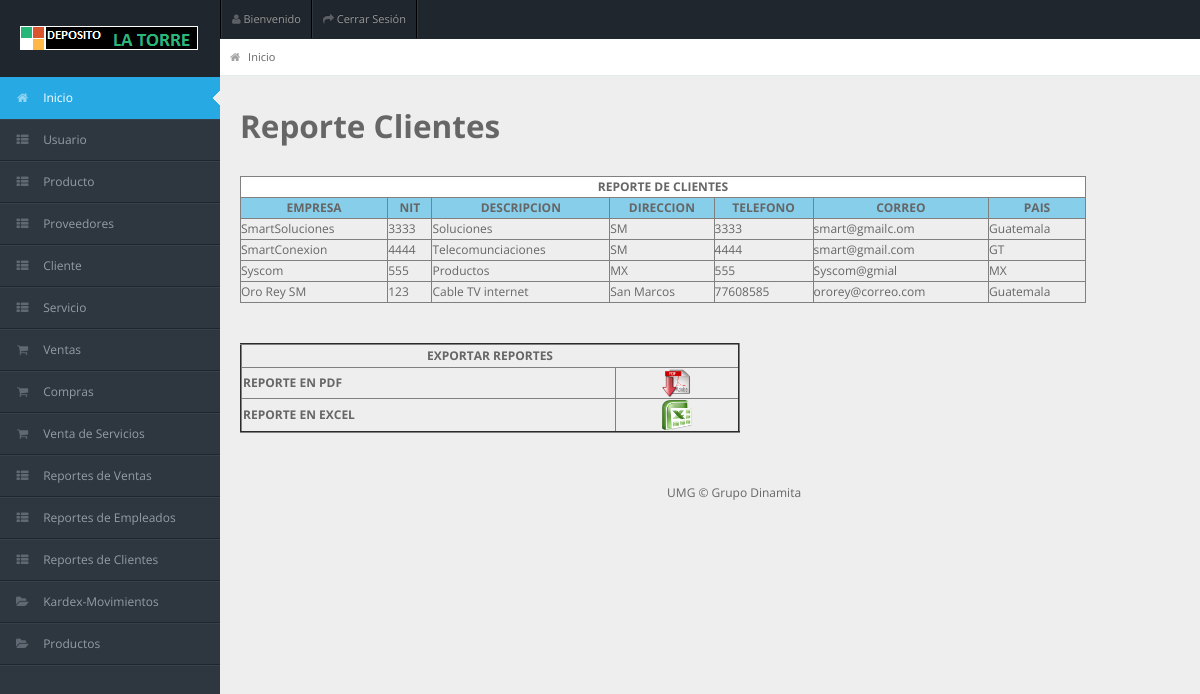
The page /clientes.php on the database its author committed.
### tables this page shows
CREATE TABLE `empresa_cliente` (
  `id_empresa` int(11) NOT NULL AUTO_INCREMENT,
  `nombre_emp` varchar(45) NOT NULL,
  `nit_emp` int(11) NOT NULL,
  `descripcion_emp` varchar(45) DEFAULT NULL,
  `dir_emp` varchar(45) DEFAULT NULL,
  `tel_emp` varchar(20) DEFAULT NULL,
  `email_emp` varchar(45) DEFAULT NULL,
  `pais_emp` varchar(45) DEFAULT NULL,
  PRIMARY KEY (`id_empresa`)
);

### clientes.php (the view, shortened to what this page needs)
<!DOCTYPE html>
<html lang="en">
<head>
<link rel="stylesheet" href="css/bootstrap.min.css" />
<link rel="stylesheet" href="css/bootstrap-responsive.min.css" />
<link rel="stylesheet" href="css/fullcalendar.css" />
<link rel="stylesheet" href="css/matrix-style.css" />
<link rel="stylesheet" href="css/matrix-media.css" />
<link href="font-awesome/css/font-awesome.css" rel="stylesheet" />
<link rel="stylesheet" href="css/jquery.gritter.css" />
</head>
<body>
<div id="header">
  <h1><a href="dashboard.html">Antenas y Servicios</a></h1>
</div>
<div id="user-nav" class="navbar navbar-inverse">
  <ul class="nav">
    <li  class="dropdown" id="profile-messages" ><a title="" href="#" data-toggle="dropdown" data-target="#profile-messages" class="dropdown-toggle"><i class="icon icon-user"></i>  <span class="text">Bienvenido</span><b ></b></a>
    </li>
    <li class=""><a title="" href="index.php"><i class="icon icon-share-alt"></i> <span class="text">Cerrar Sesión</span></a></li>
  </ul>
</div>
<div id="sidebar"><a href="#" class="visible-phone"><i class="icon icon-home"></i>Menú</a>
  <ul>
    <li class="active"><a href="inicio.php"><i class="icon icon-home"></i> <span>Inicio</span></a> </li>
    <li class="submenu"> <a href="#"><i class="icon icon-th-list"></i> <span>Usuario</span> <span class="label label-important"></span></a>
    </li>
    <li class="submenu"> <a href="#"><i class="icon icon-th-list"></i> <span>Producto</span> <span class="label label-important"></span></a>
    </li>
    <li class="submenu"> <a href="#"><i class="icon icon-th-list"></i> <span>Proveedores</span> <span class="label label-important"></span></a>
    </li>
    <li class="submenu"> <a href="#"><i class="icon icon-th-list"></i> <span>Cliente</span> <span class="label label-important"></span></a>
    </li>
        <li class="submenu"> <a href="#"><i class="icon icon-th-list"></i> <span>Servicio</span> <span class="label label-important"></span></a>
    </li>
    <li class="submenu"> <a href="#"><i class="icon-shopping-cart"></i> <span>Ventas</span> <span class="label label-important"></span></a>
    </li>
  <li class="submenu"> <a href="#"><i class="icon-shopping-cart"></i> <span>Compras</span> <span class="label label-important"></span></a>
    </li>
            <li class="submenu"> <a href="#"><i class="icon-shopping-cart"></i> <span>Venta de Servicios</span> <span class="label label-important"></span></a>
    </li>
    <li class="submenu"> <a href="#"><i class="icon icon-th-list"></i> <span>Reportes de Ventas</span> <span class="label label-important"></span></a>
    </li>
    <li class="submenu"> <a href="#"><i class="icon icon-th-list"></i> <span>Reportes de Empleados </span> <span class="label label-important"></span></a>
    </li>
    <li class="submenu"> <a href="#"><i class="icon icon-th-list"></i> <span>Reportes de Clientes</span> <span class="label label-important"></span></a>
    </li>
     <li class="sumbmenu "><a href="movimientos.php"><i class="icon-folder-open"></i> <span>Kardex-Movimientos</span></a> </li>
  <li class="sumbmenu "><a href="productos.php"><i class="icon-folder-open"></i> <span>Productos</span></a> </li>
  </ul>
</div>
<div id="content">
  <div id="content-header">
    <div id="breadcrumb"> <a href="inicio.php" title="Go to Home" class="tip-bottom"><i class="icon-home"></i> Inicio</a></div>
  </div>
  <div class="container-fluid">
<br>
<h2> Reporte Clientes</h2>
<table width="90%" border="1" cellspacing="0" cellpadding="0">
  <tr>
    <td colspan="7" bgcolor="white"><CENTER><strong>REPORTE DE CLIENTES</strong></CENTER></td>
  </tr>
  <tr bgcolor="skyblue">
    <td><CENTER><strong>EMPRESA</strong></CENTER></td>
    <td><CENTER><strong>NIT</strong></CENTER></td>
	<td><CENTER><strong>DESCRIPCION</strong></CENTER></td>
    <td><CENTER><strong>DIRECCION</strong></CENTER></td>
	<td><CENTER><strong>TELEFONO</strong></CENTER></td>
	<td><CENTER><strong>CORREO</strong></CENTER></td>
	<td><CENTER><strong>PAIS</strong></CENTER></td>
  </tr>
<?php
$sql=mysql_query("select nombre_emp,nit_emp,descripcion_emp,dir_emp,tel_emp,email_emp,pais_emp from empresa_cliente");
while($res=mysql_fetch_array($sql)){
?>
	<tr>
		<td><?php echo $res['nombre_emp']; ?> </td>
		<td><?php echo $res['nit_emp']; ?> </td>
		<td><?php echo $res['descripcion_emp']; ?> </td>
		<td><?php echo $res['dir_emp']; ?> </td>
		<td><?php echo $res['tel_emp']; ?> </td>
		<td><?php echo $res['email_emp']; ?> </td>
		<td><?php echo $res['pais_emp']; ?> </td>
	</tr>
<?php  } ?>
</table>
<br>
<table border="2" width="500" bgcolor="#00CCFF">
<tr>
<td align="center" colspan="2">
<strong>EXPORTAR REPORTES </strong>
</td>
<tr>
<td width="439"><strong>REPORTE EN PDF</strong></td>
<td width="145" align="center"><a href="ReportePdf_cliente.php"><img src="img/pdf.png" width="30" height="25"/></a></td>
</tr>
<tr>
<td><strong>REPORTE EN EXCEL</strong></td>
<td align="center"><a href="ReporteExcel_cliente.php"><img src="img/excel.png" width="30" height="25"/></a></td>
</tr>
</table>
<div class="row-fluid">
<br>
  <div id="footer" class="span12"> UMG &copy; Grupo Dinamita</div>
</div>
</body>
</html>

### css/matrix-style.css (style rules this page uses)
* { outline:none !important; -moz-outline: none !important; }
html, body { height:100% }
body { overflow-x: hidden; margin-top: -10px; font-family: 'Open Sans', sans-serif; font-size:12px; color:#666; }
a { color:#666; }
#footer { padding:10px; text-align:center; }
#header { height: 77px; position: relative; width: 100%; z-index: -9; }
#header h1 { background: url("../img/logo.png") no-repeat scroll 0 0 transparent; height: 31px; left: 20px; line-height: 600px; overflow: hidden; position: relative; top: 26px; width: 191px; }
#header h1 a { display: block; }
#user-nav { position: absolute; left: 220px; top:0px; z-index: 20; margin: 0; }
#user-nav > ul { margin: 0; padding: 0; list-style: none; border-right: 1px solid #2e363f;border-left: 1px solid #000; }
#user-nav > ul > li { float: left; list-style-type: none; margin: 0; position: relative; padding: 0; border-left: 1px solid #2e363f; border-right: 1px solid #000; }
#user-nav > ul > li > a { padding:9px 10px; display: block; font-size: 11px; }
#user-nav > ul > li > a > i, #sidebar li a i { opacity: .5; margin-top: 2px; }
#sidebar { display: block; float: left; position: relative; width: 220px; z-index: 16; }
#sidebar > ul { list-style: none; margin: 0px 0 0; padding: 0; position: absolute; width: 220px; }
#sidebar > ul > li { display: block; position: relative; }
#sidebar > ul > li > a { padding: 10px 0 10px 15px; display: block; color: #939da8; }
#sidebar > ul > li > a > i { margin-right: 10px; }
#sidebar > ul > li.active > a { background: url("../img/menu-active.png") no-repeat scroll right center transparent !important; text-decoration:none; }
#content { background: none repeat scroll 0 0 #eeeeee; margin-left: 220px; margin-right: 0; padding-bottom: 25px; position: relative; min-height:100%; width: auto; }
#content-header { position: abslute; width: 100%; margin-top: -38px; z-index: 20; }
#breadcrumb { background-color: #fff; border-bottom: 1px solid #e3ebed; }
#breadcrumb a { padding: 8px 20px 8px 10px; display: inline-block; background-image: url('../img/breadcrumb.png'); background-position: center right; background-repeat: no-repeat; font-size: 11px; color: #666666; }
#breadcrumb a:last-child { background-image:none; }
#breadcrumb a i { margin-right: 5px; opacity: .6; }
.stat-boxes .peity_bar_good, .stat-boxes .peity_line_good, { color: #459D1C; }

### css/matrix-media.css (style rules this page uses)
body { background:#2E363F; }
#header { background-color: #1f262d; margin-top:10px; }
#sidebar > ul { border-bottom: 1px solid #37414b }
#sidebar > ul > li { border-top: 1px solid #37414b; border-bottom: 1px solid #1f262d; }
#sidebar > ul > li.active { background-color: #27a9e3; border-bottom: 1px solid #27a9e3; border-top: 1px solid #27a9e3; }
#sidebar > ul > li.active a { color:#fff; text-decoration:none; }

### rows shown on the page
empresa_cliente: nombre_emp "SmartSoluciones", nit_emp "3333", descripcion_emp "Soluciones", dir_emp "SM", tel_emp "3333", email_emp "smart@gmailc.om", pais_emp "Guatemala"
empresa_cliente: nombre_emp "SmartConexion", nit_emp "4444", descripcion_emp "Telecomunciaciones", dir_emp "SM", tel_emp "4444", email_emp "smart@gmail.com", pais_emp "GT"
empresa_cliente: nombre_emp "Syscom", nit_emp "555", descripcion_emp "Productos", dir_emp "MX", tel_emp "555", email_emp "Syscom@gmial", pais_emp "MX"
empresa_cliente: nombre_emp "Oro Rey SM", nit_emp "123", descripcion_emp "Cable TV internet", dir_emp "San Marcos", tel_emp "77608585", email_emp "ororey@correo.com", pais_emp "Guatemala"
